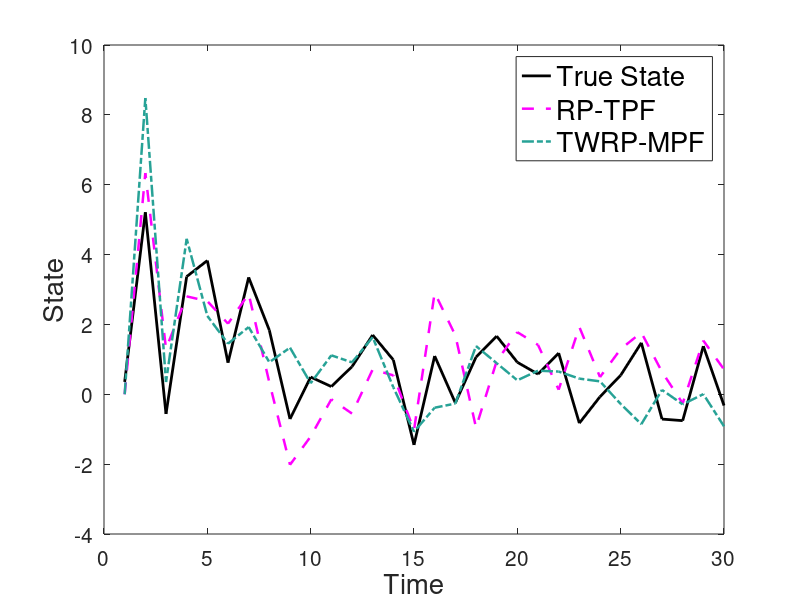

Recreate this plot in MATLAB.
% Tracking figure
clear all
close all
clc

% Load data
load dy100_dx400_M100track.mat

dx = length(x(:,1));


% Plot trajectory of random state
j = datasample(1:dx, 1);

close all
t0 = 1; tT = 30;

sz = 1.8;

mg = [237, 110, 152]/256;
%bg = [122, 186, 126]/256;

bg = [39, 163, 151]/256;


plot(x(j,t0:tT), 'k', 'LineWidth',2)
hold on
plot(x_grp(j,t0:tT), 'Color', 'm', 'LineStyle','--', 'LineWidth',sz)
hold on
plot(x_mpf(j,t0:tT), 'Color', bg, 'LineStyle','-.', 'LineWidth',sz)
set(gca, 'FontSize',15)
xlabel('Time', 'FontSize',20)
ylabel('State', 'FontSize',20)
legend('True State', 'RP-TPF', 'TWRP-MPF', 'FontSize', 20)